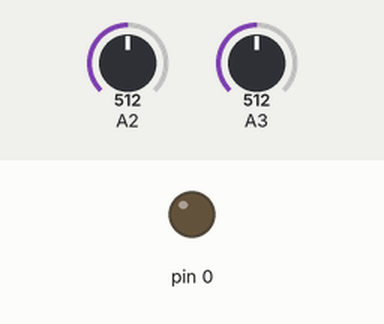
A sketch run on a simulated Arduino Uno, built with avr-gcc and run on an emulated ATmega328P. Parts: output pins drawn as LEDs (lit = HIGH). The test bench sets the inputs (shaded band); at power-on: A2 = 512, A3 = 512.

Above: at 1.2 s.
1.3 s: A2 set to 381
2.8 s: A2 set to 361
At 3.8 s:
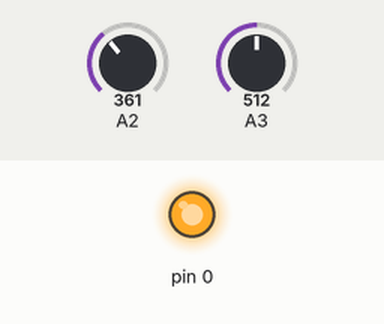
4.3 s: A2 set to 511
At 5.0 s:
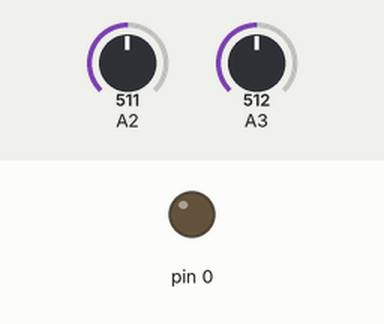
5.8 s: A2 set to 306
At 6.1 s:
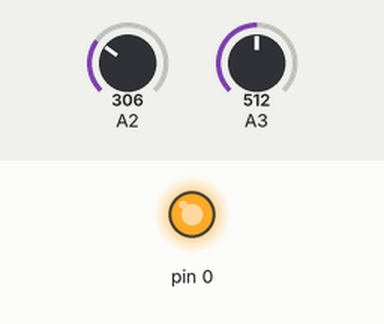
Timing chart, 0 to 8.3 s (numbered marks = the images above; inputs shaded):
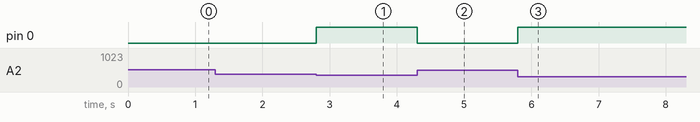

Measured:
- the behaviour switches between 373 and 372 on A2 (found by bisection; images 0 and 1)
- after the input at 1.3 s, every drawn part: stays the same
- after the input at 2.8 s, pin 0: LOW → HIGH at once
- after the input at 4.3 s, pin 0: HIGH → LOW at once
- after the input at 5.8 s, pin 0: LOW → HIGH at once

The sketch:

AnalogReadSerial.ino
```cpp
 float vPow = 5.0;
 float DCr1 = 56000;
 float DCr2 = 10000;


 float BATTr1 = 20000;
 float BATTr2 = 10000;


 void setup() {
pinMode(0, OUTPUT);
digitalWrite(13, LOW);
//Serial.begin(9600);
 }

 void loop() {
   float vdcread = (analogRead(2) * vPow) / 1024.0;
   float vdc = vdcread / (DCr2 / (DCr1 + DCr2));

   float vbattread = (analogRead(3) * vPow) / 1024.0;
   float vbatt = vbattread / (BATTr2 / (BATTr1 + BATTr2));


      if (vdc > 12 )
      {
//      Serial.print("Charging, DC Input at ");
//      Serial.print(vdc);
//      Serial.print("V.  ");
      digitalWrite(0, LOW);

      }
      else
      {
//      Serial.print("NOT Charging, DC Input at ");
//      Serial.print(vdc);
//      Serial.print("V.  ");
      digitalWrite(0, HIGH);
      }

      if (vbatt > 11.5 )
      {
//      Serial.print("Battery OK, at ");
//      Serial.print(vbatt);
//      Serial.println("V.  ");
      //digitalWrite(0, LOW);
      }
      else
      {
//      Serial.print("Battery Depleted at ");
//      Serial.print(vbatt);
//      Serial.println("V.  ");
      digitalWrite(13, LOW);
      }

 }
```
